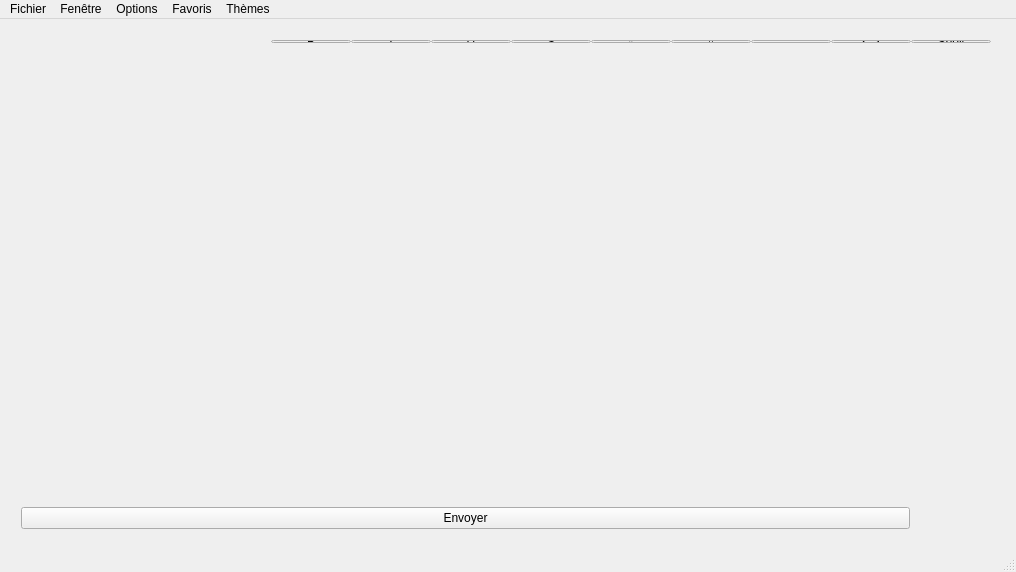
<?xml version="1.0" encoding="UTF-8"?>
<ui version="4.0">
 <class>MainWindow</class>
 <widget class="QMainWindow" name="MainWindow">
  <property name="geometry">
   <rect>
    <x>0</x>
    <y>0</y>
    <width>1016</width>
    <height>572</height>
   </rect>
  </property>
  <property name="windowTitle">
   <string>MainWindow</string>
  </property>
  <property name="documentMode">
   <bool>false</bool>
  </property>
  <widget class="QWidget" name="mainWidget">
   <widget class="QWidget" name="verticalLayoutWidget">
    <property name="geometry">
     <rect>
      <x>10</x>
      <y>10</y>
      <width>911</width>
      <height>511</height>
     </rect>
    </property>
    <layout class="QVBoxLayout" name="layoutMain">
     <item>
      <widget class="QWidget" name="tags" native="true">
       <property name="enabled">
        <bool>true</bool>
       </property>
      </widget>
     </item>
     <item>
      <layout class="QHBoxLayout" name="layoutBot">
       <item>
        <widget class="QPushButton" name="buttonSend">
         <property name="text">
          <string>Envoyer</string>
         </property>
         <property name="autoDefault">
          <bool>true</bool>
         </property>
        </widget>
       </item>
      </layout>
     </item>
    </layout>
   </widget>
   <widget class="QWidget" name="horizontalLayoutWidget">
    <property name="geometry">
     <rect>
      <x>260</x>
      <y>10</y>
      <width>909</width>
      <height>25</height>
     </rect>
    </property>
    <layout class="QHBoxLayout" name="layoutTags">
     <property name="spacing">
      <number>0</number>
     </property>
     <item>
      <widget class="QPushButton" name="tagBold">
       <property name="cursor">
        <cursorShape>PointingHandCursor</cursorShape>
       </property>
       <property name="text">
        <string>B</string>
       </property>
      </widget>
     </item>
     <item>
      <widget class="QPushButton" name="tagItalic">
       <property name="cursor">
        <cursorShape>PointingHandCursor</cursorShape>
       </property>
       <property name="text">
        <string>I</string>
       </property>
      </widget>
     </item>
     <item>
      <widget class="QPushButton" name="tagUnderline">
       <property name="cursor">
        <cursorShape>PointingHandCursor</cursorShape>
       </property>
       <property name="text">
        <string>U</string>
       </property>
      </widget>
     </item>
     <item>
      <widget class="QPushButton" name="tagCrossed">
       <property name="cursor">
        <cursorShape>PointingHandCursor</cursorShape>
       </property>
       <property name="text">
        <string>S</string>
       </property>
      </widget>
     </item>
     <item>
      <widget class="QPushButton" name="tagList">
       <property name="cursor">
        <cursorShape>PointingHandCursor</cursorShape>
       </property>
       <property name="text">
        <string>*</string>
       </property>
      </widget>
     </item>
     <item>
      <widget class="QPushButton" name="tagNumberedList">
       <property name="cursor">
        <cursorShape>PointingHandCursor</cursorShape>
       </property>
       <property name="text">
        <string>#</string>
       </property>
      </widget>
     </item>
     <item>
      <widget class="QPushButton" name="tagQuote">
       <property name="cursor">
        <cursorShape>PointingHandCursor</cursorShape>
       </property>
       <property name="text">
        <string>&quot; &quot;</string>
       </property>
      </widget>
     </item>
     <item>
      <widget class="QPushButton" name="tagCode">
       <property name="cursor">
        <cursorShape>PointingHandCursor</cursorShape>
       </property>
       <property name="text">
        <string>&lt; &gt;</string>
       </property>
      </widget>
     </item>
     <item>
      <widget class="QPushButton" name="tagSpoil">
       <property name="cursor">
        <cursorShape>PointingHandCursor</cursorShape>
       </property>
       <property name="text">
        <string>Spoil</string>
       </property>
      </widget>
     </item>
     <item>
      <spacer name="horizontalSpacer">
       <property name="orientation">
        <enum>Qt::Horizontal</enum>
       </property>
       <property name="sizeHint" stdset="0">
        <size>
         <width>40</width>
         <height>20</height>
        </size>
       </property>
      </spacer>
     </item>
    </layout>
   </widget>
  </widget>
  <widget class="QMenuBar" name="menu">
   <property name="geometry">
    <rect>
     <x>0</x>
     <y>0</y>
     <width>1016</width>
     <height>20</height>
    </rect>
   </property>
   <widget class="QMenu" name="menuFile">
    <property name="title">
     <string>Fichier</string>
    </property>
    <addaction name="actionQuit"/>
   </widget>
   <widget class="QMenu" name="menuOptions">
    <property name="title">
     <string>Options</string>
    </property>
    <widget class="QMenu" name="menuNotifications">
     <property name="title">
      <string>Notifications</string>
     </property>
     <addaction name="actionEnableSound"/>
     <addaction name="actionEnableAlert"/>
    </widget>
    <addaction name="actionNewNick"/>
    <addaction name="actionNewPass"/>
    <addaction name="actionChangeTopicViewUrl"/>
    <addaction name="actionChangeForumViewUrl"/>
    <addaction name="separator"/>
    <addaction name="menuNotifications"/>
    <addaction name="separator"/>
    <addaction name="actionUpdate"/>
    <addaction name="actionAbout"/>
   </widget>
   <widget class="QMenu" name="menuWindows">
    <property name="title">
     <string>Fenêtre</string>
    </property>
    <widget class="QMenu" name="menuTopics">
     <property name="title">
      <string>Topics</string>
     </property>
     <addaction name="actionNewTopicView"/>
     <addaction name="actionReload"/>
    </widget>
    <widget class="QMenu" name="menuForums">
     <property name="enabled">
      <bool>true</bool>
     </property>
     <property name="title">
      <string>Forums</string>
     </property>
     <addaction name="actionNewForumView"/>
     <addaction name="actionForumReload"/>
    </widget>
    <widget class="QMenu" name="menuCredentials">
     <property name="title">
      <string>Données de connexion</string>
     </property>
     <addaction name="actionShowDockNick"/>
     <addaction name="actionShowNick"/>
     <addaction name="actionShowPass"/>
    </widget>
    <addaction name="menuTopics"/>
    <addaction name="menuForums"/>
    <addaction name="menuCredentials"/>
    <addaction name="separator"/>
    <addaction name="actionShowTags"/>
    <addaction name="actionShowSend"/>
    <addaction name="actionShowConsole"/>
   </widget>
   <widget class="QMenu" name="menuFav">
    <property name="title">
     <string>Favoris</string>
    </property>
   </widget>
   <widget class="QMenu" name="menuThemes">
    <property name="title">
     <string>Thèmes</string>
    </property>
    <widget class="QMenu" name="menuLoad">
     <property name="title">
      <string>Charger</string>
     </property>
     <addaction name="separator"/>
    </widget>
    <addaction name="menuLoad"/>
    <addaction name="actionThemeRefresh"/>
   </widget>
   <addaction name="menuFile"/>
   <addaction name="menuWindows"/>
   <addaction name="menuOptions"/>
   <addaction name="menuFav"/>
   <addaction name="menuThemes"/>
  </widget>
  <widget class="QStatusBar" name="status"/>
  <action name="actionQuit">
   <property name="text">
    <string>Quitter</string>
   </property>
   <property name="shortcut">
    <string>Ctrl+Q</string>
   </property>
  </action>
  <action name="actionChanger_de_pseudo">
   <property name="text">
    <string>Changer de pseudo</string>
   </property>
  </action>
  <action name="actionNewTopicView_3">
   <property name="text">
    <string>Nouvelle conversation</string>
   </property>
   <property name="shortcut">
    <string>Ctrl+T</string>
   </property>
  </action>
  <action name="actionShowNick_2">
   <property name="checkable">
    <bool>true</bool>
   </property>
   <property name="checked">
    <bool>true</bool>
   </property>
   <property name="text">
    <string>Liste des pseudos</string>
   </property>
  </action>
  <action name="actionChangeTopicViewUrl">
   <property name="text">
    <string>Changer l'URL du topic actuel</string>
   </property>
   <property name="shortcut">
    <string>Ctrl+Shift+T</string>
   </property>
  </action>
  <action name="actionNewNick">
   <property name="text">
    <string>Nouveau pseudo</string>
   </property>
   <property name="shortcut">
    <string>Ctrl+P</string>
   </property>
  </action>
  <action name="actionNewPass">
   <property name="text">
    <string>Nouveau mot de passe</string>
   </property>
  </action>
  <action name="actionShowPass_2">
   <property name="checkable">
    <bool>true</bool>
   </property>
   <property name="checked">
    <bool>true</bool>
   </property>
   <property name="text">
    <string>Liste des mots de passe</string>
   </property>
  </action>
  <action name="actionShowSend">
   <property name="checkable">
    <bool>true</bool>
   </property>
   <property name="checked">
    <bool>true</bool>
   </property>
   <property name="text">
    <string>Afficher bouton envoyer</string>
   </property>
  </action>
  <action name="actionShowDockNick_3">
   <property name="text">
    <string>Afficher/réduire le dock des pseudos</string>
   </property>
  </action>
  <action name="actionReload_3">
   <property name="text">
    <string>Réactualiser le topic</string>
   </property>
   <property name="shortcut">
    <string>Ctrl+R</string>
   </property>
  </action>
  <action name="actionFavLoad">
   <property name="text">
    <string>Charger</string>
   </property>
  </action>
  <action name="actionFavSave">
   <property name="text">
    <string>Sauvegarder</string>
   </property>
  </action>
  <action name="actionShowTags">
   <property name="checkable">
    <bool>true</bool>
   </property>
   <property name="checked">
    <bool>true</bool>
   </property>
   <property name="text">
    <string>Afficher liste des balises</string>
   </property>
  </action>
  <action name="actionThemeRefresh">
   <property name="text">
    <string>Rafraîchir la liste</string>
   </property>
  </action>
  <action name="actionChangeVars">
   <property name="text">
    <string>Modifier la liste des ignorés/pseudos coloriés</string>
   </property>
  </action>
  <action name="actionShowConsole">
   <property name="checkable">
    <bool>false</bool>
   </property>
   <property name="checked">
    <bool>false</bool>
   </property>
   <property name="text">
    <string>Afficher/cacher console</string>
   </property>
  </action>
  <action name="actionEnableSound_2">
   <property name="checkable">
    <bool>true</bool>
   </property>
   <property name="checked">
    <bool>true</bool>
   </property>
   <property name="text">
    <string>Son de notification</string>
   </property>
  </action>
  <action name="actionEnableAlert_2">
   <property name="checkable">
    <bool>true</bool>
   </property>
   <property name="checked">
    <bool>true</bool>
   </property>
   <property name="text">
    <string>Alerte de notification</string>
   </property>
  </action>
  <action name="actionNewForumView_3">
   <property name="text">
    <string>Nouvelle liste de topics</string>
   </property>
  </action>
  <action name="actionChangeForumViewUrl">
   <property name="text">
    <string>Changer l'URL du forum actuel</string>
   </property>
  </action>
  <action name="actionForumReload_2">
   <property name="text">
    <string>Réactualiser les forums</string>
   </property>
   <property name="shortcut">
    <string>F5</string>
   </property>
  </action>
  <action name="actionListe_des_ignor_s">
   <property name="text">
    <string>Liste des ignorés</string>
   </property>
  </action>
  <action name="actionupdate2">
   <property name="text">
    <string>Mettre à jour</string>
   </property>
  </action>
  <action name="actionNewTopicView">
   <property name="text">
    <string>Nouveau topic</string>
   </property>
   <property name="shortcut">
    <string>Ctrl+T</string>
   </property>
  </action>
  <action name="actionNewForumView">
   <property name="text">
    <string>Nouveau forum</string>
   </property>
  </action>
  <action name="actionReload">
   <property name="text">
    <string>Rafraichir le topic</string>
   </property>
   <property name="shortcut">
    <string>Ctrl+R</string>
   </property>
  </action>
  <action name="actionForumReload">
   <property name="text">
    <string>Rafraîchir les forums</string>
   </property>
   <property name="shortcut">
    <string>F5</string>
   </property>
  </action>
  <action name="actionShowNick">
   <property name="checkable">
    <bool>true</bool>
   </property>
   <property name="checked">
    <bool>true</bool>
   </property>
   <property name="text">
    <string>Afficher pseudos</string>
   </property>
  </action>
  <action name="actionShowPass">
   <property name="checkable">
    <bool>true</bool>
   </property>
   <property name="checked">
    <bool>true</bool>
   </property>
   <property name="text">
    <string>Afficher mots de passe</string>
   </property>
  </action>
  <action name="actionShowDockNick">
   <property name="checkable">
    <bool>false</bool>
   </property>
   <property name="checked">
    <bool>false</bool>
   </property>
   <property name="text">
    <string>Afficher/cacher données de connexion</string>
   </property>
  </action>
  <action name="actionEnableSound">
   <property name="checkable">
    <bool>true</bool>
   </property>
   <property name="checked">
    <bool>true</bool>
   </property>
   <property name="text">
    <string>Son de notification</string>
   </property>
  </action>
  <action name="actionEnableAlert">
   <property name="checkable">
    <bool>true</bool>
   </property>
   <property name="checked">
    <bool>true</bool>
   </property>
   <property name="text">
    <string>Alerte de notification</string>
   </property>
  </action>
  <action name="actionUpdate">
   <property name="text">
    <string>Mettre à jour</string>
   </property>
  </action>
  <action name="actionAbout">
   <property name="text">
    <string>À propos</string>
   </property>
  </action>
 </widget>
 <layoutdefault spacing="6" margin="11"/>
 <resources/>
 <connections/>
</ui>
